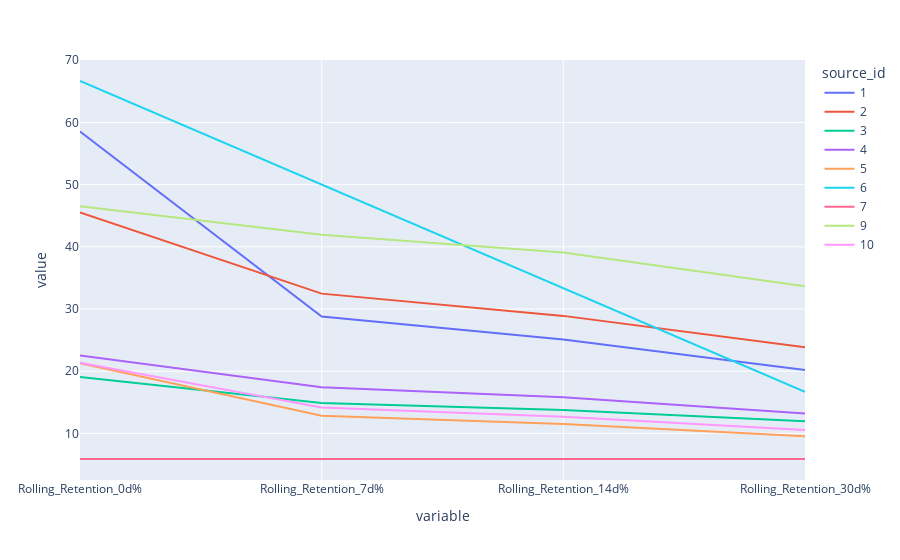

Notebook code cell kept with this figure:
### Code cell
import plotly.express as px
fig=px.line(ret_melted,x='variable',y='value',color='source_id')
fig.show()

### Figure 1 — Plotly figure (JSON) as saved in the notebook; plotly's stock layout.template omitted (floating-point values rounded to 4 significant figures)
{"data": [{"hovertemplate": "source_id=1<br>variable=%{x}<br>value=%{y}<extra></extra>", "legendgroup": "1", "line": {"color": "#636efa", "dash": "solid"}, "mode": "lines", "name": "1", "showlegend": true, "type": "scatter", "x": ["Rolling_Retention_0d%", "Rolling_Retention_7d%", "Rolling_Retention_14d%", "Rolling_Retention_30d%"], "xaxis": "x", "y": [58.55, 28.79, 25.09, 20.2], "yaxis": "y"}, {"hovertemplate": "source_id=2<br>variable=%{x}<br>value=%{y}<extra></extra>", "legendgroup": "2", "line": {"color": "#EF553B", "dash": "solid"}, "mode": "lines", "name": "2", "showlegend": true, "type": "scatter", "x": ["Rolling_Retention_0d%", "Rolling_Retention_7d%", "Rolling_Retention_14d%", "Rolling_Retention_30d%"], "xaxis": "x", "y": [45.53, 32.47, 28.9, 23.84], "yaxis": "y"}, {"hovertemplate": "source_id=3<br>variable=%{x}<br>value=%{y}<extra></extra>", "legendgroup": "3", "line": {"color": "#00cc96", "dash": "solid"}, "mode": "lines", "name": "3", "showlegend": true, "type": "scatter", "x": ["Rolling_Retention_0d%", "Rolling_Retention_7d%", "Rolling_Retention_14d%", "Rolling_Retention_30d%"], "xaxis": "x", "y": [19.06, 14.91, 13.77, 11.94], "yaxis": "y"}, {"hovertemplate": "source_id=4<br>variable=%{x}<br>value=%{y}<extra></extra>", "legendgroup": "4", "line": {"color": "#ab63fa", "dash": "solid"}, "mode": "lines", "name": "4", "showlegend": true, "type": "scatter", "x": ["Rolling_Retention_0d%", "Rolling_Retention_7d%", "Rolling_Retention_14d%", "Rolling_Retention_30d%"], "xaxis": "x", "y": [22.51, 17.42, 15.81, 13.21], "yaxis": "y"}, {"hovertemplate": "source_id=5<br>variable=%{x}<br>value=%{y}<extra></extra>", "legendgroup": "5", "line": {"color": "#FFA15A", "dash": "solid"}, "mode": "lines", "name": "5", "showlegend": true, "type": "scatter", "x": ["Rolling_Retention_0d%", "Rolling_Retention_7d%", "Rolling_Retention_14d%", "Rolling_Retention_30d%"], "xaxis": "x", "y": [21.3, 12.84, 11.5, 9.534], "yaxis": "y"}, {"hovertemplate": "source_id=6<br>variable=%{x}<br>value=%{y}<extra></extra>", "legendgroup": "6", "line": {"color": "#19d3f3", "dash": "solid"}, "mode": "lines", "name": "6", "showlegend": true, "type": "scatter", "x": ["Rolling_Retention_0d%", "Rolling_Retention_7d%", "Rolling_Retention_14d%", "Rolling_Retention_30d%"], "xaxis": "x", "y": [66.67, 50, 33.33, 16.67], "yaxis": "y"}, {"hovertemplate": "source_id=7<br>variable=%{x}<br>value=%{y}<extra></extra>", "legendgroup": "7", "line": {"color": "#FF6692", "dash": "solid"}, "mode": "lines", "name": "7", "showlegend": true, "type": "scatter", "x": ["Rolling_Retention_0d%", "Rolling_Retention_7d%", "Rolling_Retention_14d%", "Rolling_Retention_30d%"], "xaxis": "x", "y": [5.882, 5.882, 5.882, 5.882], "yaxis": "y"}, {"hovertemplate": "source_id=9<br>variable=%{x}<br>value=%{y}<extra></extra>", "legendgroup": "9", "line": {"color": "#B6E880", "dash": "solid"}, "mode": "lines", "name": "9", "showlegend": true, "type": "scatter", "x": ["Rolling_Retention_0d%", "Rolling_Retention_7d%", "Rolling_Retention_14d%", "Rolling_Retention_30d%"], "xaxis": "x", "y": [46.52, 41.93, 39.08, 33.66], "yaxis": "y"}, {"hovertemplate": "source_id=10<br>variable=%{x}<br>value=%{y}<extra></extra>", "legendgroup": "10", "line": {"color": "#FF97FF", "dash": "solid"}, "mode": "lines", "name": "10", "showlegend": true, "type": "scatter", "x": ["Rolling_Retention_0d%", "Rolling_Retention_7d%", "Rolling_Retention_14d%", "Rolling_Retention_30d%"], "xaxis": "x", "y": [21.37, 14.16, 12.69, 10.55], "yaxis": "y"}], "layout": {"legend": {"title": {"text": "source_id"}, "tracegroupgap": 0}, "margin": {"t": 60}, "xaxis": {"anchor": "y", "domain": [0, 1], "title": {"text": "variable"}}, "yaxis": {"anchor": "x", "domain": [0, 1], "title": {"text": "value"}}}}
